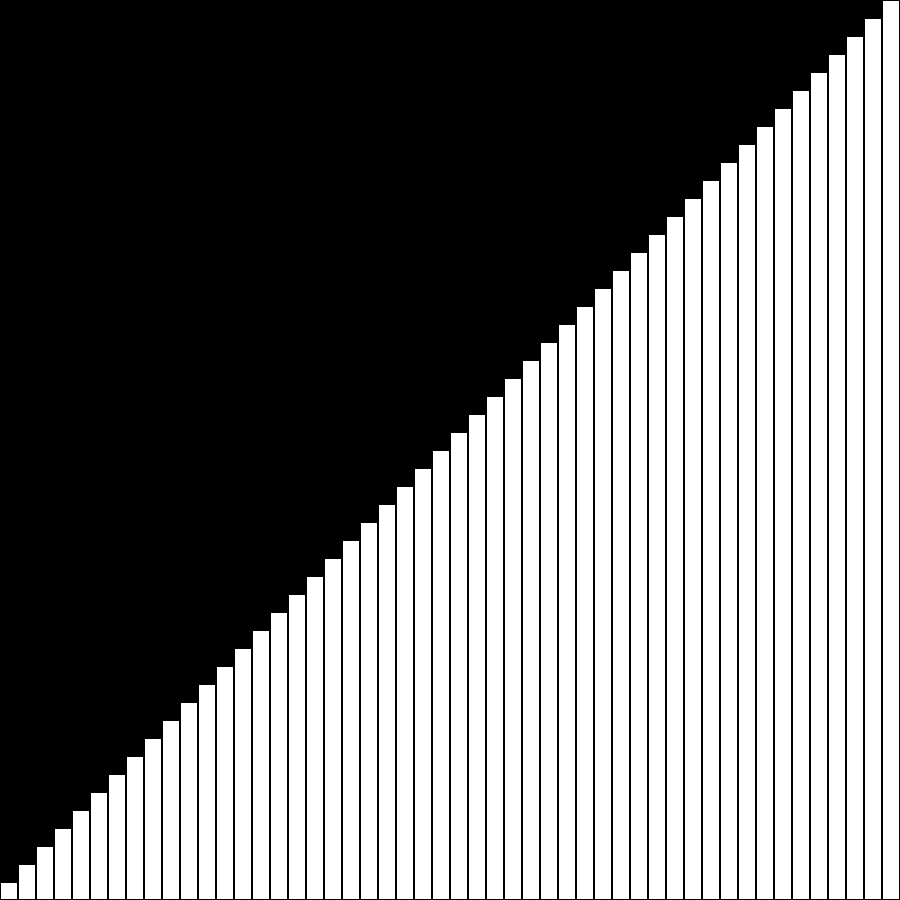
Frame 1 (no input)
Frame 60 (no input): identical to frame 1, image omitted
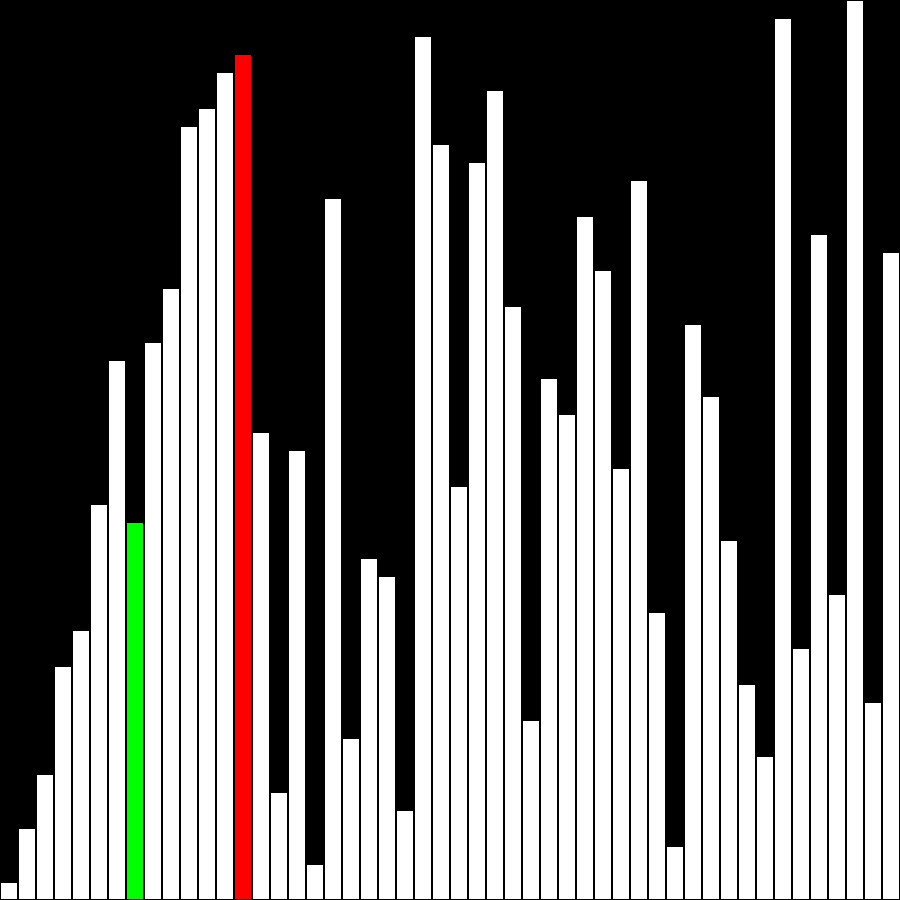
Frame 120 (the mouse pressed at the canvas centre since frame 60)

The p5.js sketch that drew these frames (run headless with seeded random() and noise() and a simulated clock; from frame 60 on, the mouse is pressed at the canvas centre):

// p5.js sketch
// ── sketch.js
let amount = 50;
let hs = [];

let doSort = false;
let isShuffled = false;
let barrier = 1;
let index = barrier;

let offset;

function setup(){
    createCanvas(900, 900);
    rectMode(CENTER);
    strokeWeight(2);
    background(0);
    fillArray();
    offset = width / amount;
}

function draw(){
    //frameRate(10);
    translate(0, height);
    background(0);
    
    if(doSort){
        if(!isShuffled){
            shuffle(hs, true);
            isShuffled = true;
        } else {
            doCicle();
        }
    } else {
        drawRectangles();
    }
}

function doCicle(){
    drawRectangles();

    if(index > 0 && hs[index - 1] > hs[index]){
        let temp = hs[index - 1];
        hs[index - 1] = hs[index];
        hs[index] = temp;
        index--;    
    } else {
        if(barrier + 1 < amount){
            barrier++;
            index = barrier;
        } else {
            doSort = false;
            resetVariables();
            console.log("done");
        }
    }
}

function resetVariables(){
    barrier = 1;
    index = barrier;
    isShuffled = false;
}

function mousePressed(){
    doSort = true;
}

function fillArray(){
    hs = [];
    for (let i = 0; i < amount; i++) {
        let rectHeight = (i+1) * (height / amount);
        hs.push(rectHeight);
    }
}

function drawRectangles(){
    for (let i = 0; i < amount; i++) {
        
        if(i == index && doSort)
            fill(0, 255, 0);
        else if(i == barrier && doSort)
            fill(255, 0, 0);
        else
            fill(255, 255, 255);

        let x = (i * offset) + offset/2;
        let rectHeight = hs[i];
        let y = -rectHeight/2;

        rect(x, y, width/amount, rectHeight);
    }
}
